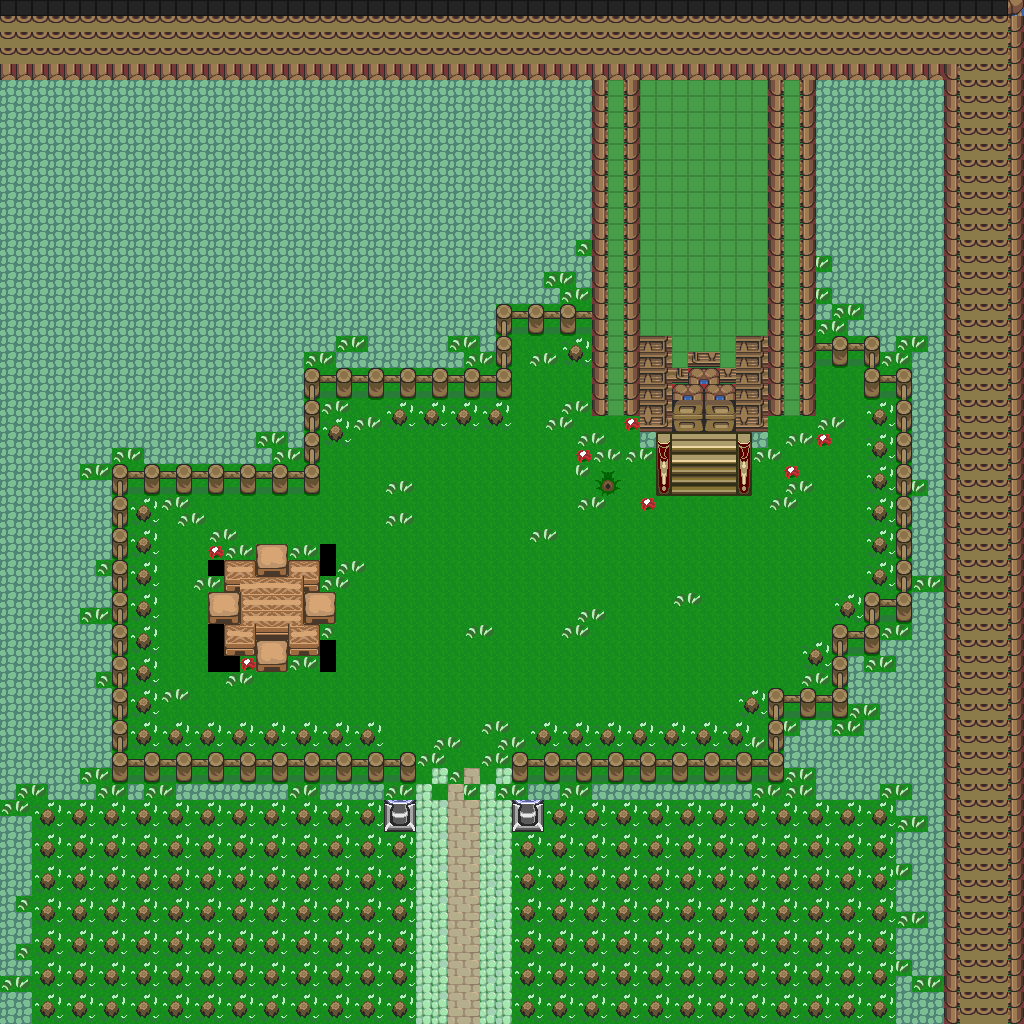

Tiled map render using the project's own tile images. Description and the map definition, with tile-layer contents summarised, below:
An orthogonal 64x64 tile map with 16x16 px tiles, 1 tile layer (base), 1 hidden layer not drawn and 230 objects.

<map version="1.10" tiledversion="1.12.1" orientation="orthogonal" renderorder="right-down" width="64" height="64" tilewidth="16" tileheight="16" infinite="0" nextlayerid="3" nextobjectid="231">
 <tileset firstgid="1" source="../classiciphone_pics4.tsx" />
 <layer id="1" name="base" width="64" height="64">
  <data>[4096 cells, 4087 non-empty, 81 distinct tile ids]</data>
 </layer>
 <layer id="2" name="collision" width="64" height="64" visible="0">
  <properties><property name="collision" value="true" /></properties>
  <data>[4096 cells, 416 non-empty, 1 distinct tile ids]</data>
 </layer>
 <objectgroup id="3" name="npcs">
  <object id="1" x="768.0" y="416.0" width="16" height="16">
   <properties>
    <property name="gani" value="classic_htreebottom.gif" />
    <property name="script" type="string">-- Auto-converted from GraalScript
-- // NPC made by Cappa (LAT)
-- [CLIENT-SIDE — server no-op]
-- if (created) {
-- }
-- if (playertouchsme) {
-- }</property>
   </properties>
  </object>
  <object id="2" x="576.0" y="416.0" width="16" height="16">
   <properties>
    <property name="gani" value="classic_htreebottom.gif" />
    <property name="script" type="string">-- Auto-converted from GraalScript
-- // NPC made by Cappa (LAT)
-- [CLIENT-SIDE — server no-op]
-- if (created) {
-- }
-- if (playertouchsme) {
-- }</property>
   </properties>
  </object>
  <object id="3" x="576.0" y="352.0" width="16" height="16">
   <properties>
    <property name="gani" value="classic_htreetop.gif" />
    <property name="script" type="string">-- Auto-converted from GraalScript
-- [CLIENT-SIDE — server no-op]
-- dontblock;
-- drawoverplayer;</property>
   </properties>
  </object>
  <object id="4" x="768.0" y="352.0" width="16" height="16">
   <properties>
    <property name="gani" value="classic_htreetop.gif" />
    <property name="script" type="string">-- Auto-converted from GraalScript
-- [CLIENT-SIDE — server no-op]
-- dontblock;
-- drawoverplayer;</property>
   </properties>
  </object>
  <object id="5" x="480.0" y="-32.0" width="16" height="16">
   <properties>
    <property name="gani" value="cloudchapel.png" />
    <property name="script" type="string">-- Auto-converted from GraalScript
-- // NPC made by Kino (LAT)
-- if (created) {show;
end
-- if (playertouchsme) {drawoverplayer;dontblock;
end</property>
   </properties>
  </object>
  <object id="6" x="624.0" y="32.0" width="16" height="16">
   <properties>
    <property name="gani" value="cloudchapel.png" />
    <property name="script" type="string">-- Auto-converted from GraalScript
-- // NPC made by Kino (LAT)
-- if (created) {show;
end
-- if (playertouchsme) {drawoverplayer;dontblock;
end</property>
   </properties>
  </object>
  <object id="7" x="672.0" y="-64.0" width="16" height="16">
   <properties>
    <property name="gani" value="cloudchapel.png" />
    <property name="script" type="string">-- Auto-converted from GraalScript
-- // NPC made by Kino (LAT)
-- if (created) {show;
end
-- if (playertouchsme) {drawoverplayer;dontblock;
end</property>
   </properties>
  </object>
  <object id="8" x="592.0" y="464.0" width="16" height="16">
   <properties>
    <property name="script" type="string">-- Auto-converted from GraalScript
-- join("sign_liftable");
-- [CLIENT-SIDE — server no-op]
-- if (created) setstring this.text,
-- Eternia Watchtower;</property>
   </properties>
  </object>
  <object id="9" x="192.0" y="496.0" width="16" height="16">
   <properties>
    <property name="gani" value="classic_htreebottom.gif" />
    <property name="script" type="string">-- Auto-converted from GraalScript
-- // NPC made by Cappa (LAT)
-- [CLIENT-SIDE — server no-op]
-- if (created) {
-- }
-- if (playertouchsme) {
-- }</property>
   </properties>
  </object>
  <object id="10" x="688.0" y="688.0" width="16" height="16">
   <properties>
    <property name="gani" value="classic_htreebottom.gif" />
    <property name="script" type="string">-- Auto-converted from GraalScript
-- // NPC made by Cappa (LAT)
-- [CLIENT-SIDE — server no-op]
-- if (created) {
-- }
-- if (playertouchsme) {
-- }</property>
   </properties>
  </object>
  <object id="11" x="512.0" y="352.0" width="16" height="16">
   <properties>
    <property name="gani" value="classic_htreebottom.gif" />
    <property name="script" type="string">-- Auto-converted from GraalScript
-- // NPC made by Cappa (LAT)
-- [CLIENT-SIDE — server no-op]
-- if (created) {
-- }
-- if (playertouchsme) {
-- }</property>
   </properties>
  </object>
  <object id="12" x="320.0" y="464.0" width="16" height="16">
   <properties>
    <property name="gani" value="classic_htreebottom.gif" />
    <property name="script" type="string">-- Auto-converted from GraalScript
-- // NPC made by Cappa (LAT)
-- [CLIENT-SIDE — server no-op]
-- if (created) {
-- }
-- if (playertouchsme) {
-- }</property>
   </properties>
  </object>
  <object id="13" x="512.0" y="288.0" width="16" height="16">
   <properties>
    <property name="gani" value="classic_htreetop.gif" />
    <property name="script" type="string">-- Auto-converted from GraalScript
-- [CLIENT-SIDE — server no-op]
-- dontblock;
-- drawoverplayer;</property>
   </properties>
  </object>
  <object id="14" x="320.0" y="400.0" width="16" height="16">
   <properties>
    <property name="gani" value="classic_htreetop.gif" />
    <property name="script" type="string">-- Auto-converted from GraalScript
-- [CLIENT-SIDE — server no-op]
-- dontblock;
-- drawoverplayer;</property>
   </properties>
  </object>
  <object id="15" x="192.0" y="432.0" width="16" height="16">
   <properties>
    <property name="gani" value="classic_htreetop.gif" />
    <property name="script" type="string">-- Auto-converted from GraalScript
-- [CLIENT-SIDE — server no-op]
-- dontblock;
-- drawoverplayer;</property>
   </properties>
  </object>
  <object id="16" x="688.0" y="624.0" width="16" height="16">
   <properties>
    <property name="gani" value="classic_htreetop.gif" />
    <property name="script" type="string">-- Auto-converted from GraalScript
-- [CLIENT-SIDE — server no-op]
-- dontblock;
-- drawoverplayer;</property>
   </properties>
  </object>
  <object id="17" x="256.0" y="576.0" width="16" height="16">
   <properties>
    <property name="gani" value="candle.mng" />
    <property name="script" type="string">-- Auto-converted from GraalScript
-- // NPC made by Kino (LAT)
-- [CLIENT-SIDE — server no-op]
-- if (created) {
-- }
-- if (playertouchsme) {
-- }</property>
   </properties>
  </object>
  <object id="18" x="208.0" y="528.0" width="16" height="16">
   <properties>
    <property name="gani" value="light2.png" />
    <property name="script" type="string">-- Auto-converted from GraalScript
-- // NPC made by Stefan Knorr
-- [CLIENT-SIDE — server no-op]
-- if (created) {
-- setimg light2.png;
-- dontblock;
-- }
-- if (playerenters) {
-- setcoloreffect 1,0.40,0,0.99;
-- drawaslight;
-- }</property>
   </properties>
  </object>
  <object id="19" x="560.0" y="336.0" width="16" height="16">
   <properties>
    <property name="script" type="string">-- Auto-converted from GraalScript
joinResource("bush")</property>
   </properties>
  </object>
  </objectgroup>
</map>
<!-- 211 of 230 objects omitted -->
